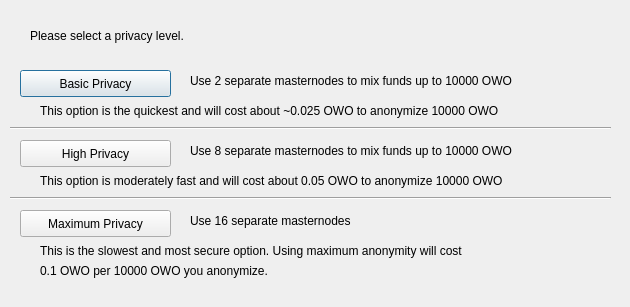
<?xml version="1.0" encoding="UTF-8"?>
<ui version="4.0">
 <class>ObfuscationConfig</class>
 <widget class="QDialog" name="ObfuscationConfig">
  <property name="geometry">
   <rect>
    <x>0</x>
    <y>0</y>
    <width>630</width>
    <height>307</height>
   </rect>
  </property>
  <property name="windowTitle">
   <string>Configure Obfuscation</string>
  </property>
  <widget class="QPushButton" name="buttonBasic">
   <property name="geometry">
    <rect>
     <x>20</x>
     <y>70</y>
     <width>151</width>
     <height>27</height>
    </rect>
   </property>
   <property name="text">
    <string>Basic Privacy</string>
   </property>
  </widget>
  <widget class="QPushButton" name="buttonHigh">
   <property name="geometry">
    <rect>
     <x>20</x>
     <y>140</y>
     <width>151</width>
     <height>27</height>
    </rect>
   </property>
   <property name="text">
    <string>High Privacy</string>
   </property>
  </widget>
  <widget class="QPushButton" name="buttonMax">
   <property name="geometry">
    <rect>
     <x>20</x>
     <y>210</y>
     <width>151</width>
     <height>27</height>
    </rect>
   </property>
   <property name="text">
    <string>Maximum Privacy</string>
   </property>
  </widget>
  <widget class="QLabel" name="label">
   <property name="geometry">
    <rect>
     <x>30</x>
     <y>20</y>
     <width>571</width>
     <height>31</height>
    </rect>
   </property>
   <property name="text">
    <string>Please select a privacy level.</string>
   </property>
  </widget>
  <widget class="QLabel" name="label_2">
   <property name="geometry">
    <rect>
     <x>190</x>
     <y>70</y>
     <width>421</width>
     <height>21</height>
    </rect>
   </property>
   <property name="text">
    <string>Use 2 separate masternodes to mix funds up to 10000 OWO</string>
   </property>
  </widget>
  <widget class="QLabel" name="label_3">
   <property name="geometry">
    <rect>
     <x>190</x>
     <y>140</y>
     <width>411</width>
     <height>21</height>
    </rect>
   </property>
   <property name="text">
    <string>Use 8 separate masternodes to mix funds up to 10000 OWO</string>
   </property>
  </widget>
  <widget class="QLabel" name="label_4">
   <property name="geometry">
    <rect>
     <x>190</x>
     <y>210</y>
     <width>421</width>
     <height>21</height>
    </rect>
   </property>
   <property name="text">
    <string>Use 16 separate masternodes</string>
   </property>
  </widget>
  <widget class="QLabel" name="label_6">
   <property name="geometry">
    <rect>
     <x>40</x>
     <y>100</y>
     <width>561</width>
     <height>21</height>
    </rect>
   </property>
   <property name="text">
    <string>This option is the quickest and will cost about ~0.025 OWO to anonymize 10000 OWO</string>
   </property>
  </widget>
  <widget class="QLabel" name="label_7">
   <property name="geometry">
    <rect>
     <x>40</x>
     <y>170</y>
     <width>561</width>
     <height>21</height>
    </rect>
   </property>
   <property name="text">
    <string>This option is moderately fast and will cost about 0.05 OWO to anonymize 10000 OWO</string>
   </property>
  </widget>
  <widget class="QLabel" name="label_8">
   <property name="geometry">
    <rect>
     <x>40</x>
     <y>240</y>
     <width>561</width>
     <height>21</height>
    </rect>
   </property>
   <property name="text">
    <string>This is the slowest and most secure option. Using maximum anonymity will cost</string>
   </property>
  </widget>
  <widget class="QLabel" name="label_9">
   <property name="geometry">
    <rect>
     <x>40</x>
     <y>260</y>
     <width>561</width>
     <height>21</height>
    </rect>
   </property>
   <property name="text">
    <string>0.1 OWO per 10000 OWO you anonymize.</string>
   </property>
  </widget>
  <widget class="Line" name="line">
   <property name="geometry">
    <rect>
     <x>10</x>
     <y>120</y>
     <width>601</width>
     <height>16</height>
    </rect>
   </property>
   <property name="orientation">
    <enum>Qt::Horizontal</enum>
   </property>
  </widget>
  <widget class="Line" name="line_2">
   <property name="geometry">
    <rect>
     <x>10</x>
     <y>190</y>
     <width>601</width>
     <height>16</height>
    </rect>
   </property>
   <property name="orientation">
    <enum>Qt::Horizontal</enum>
   </property>
  </widget>
 </widget>
 <resources/>
 <connections/>
</ui>
